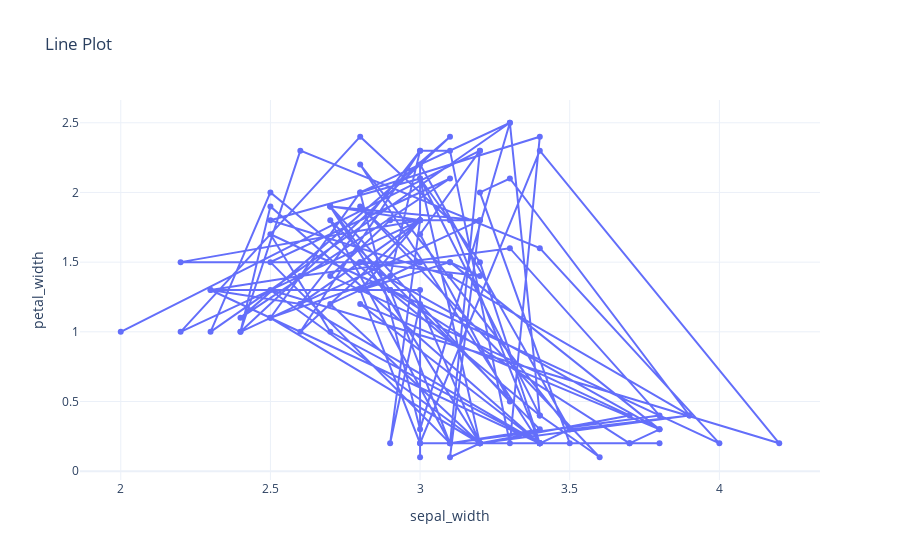

Notebook code for this chart:
### Code cell
df.lineplot(x='sepal_width', y='petal_width')

### Figure 1 — Plotly figure (JSON) as saved in the notebook; plotly's stock layout.template omitted (floating-point values rounded to 4 significant figures)
{"data": [{"hoverlabel": {"namelength": 0}, "hovertemplate": "sepal_width=%{x}<br>petal_width=%{y}", "legendgroup": "", "line": {"color": "#636efa", "dash": "solid"}, "mode": "markers+lines", "name": "", "showlegend": false, "type": "scatter", "x": [2.5, 2.9, 3, 3.1, 3.3, 3.4, 2.8, 3.3, 3.4, 2.5, 2.3, 3.3, 3, 2.8, 2.5, 3.2, 3.1, 3.2, 2.4, 3.1, 2.4, 3.1, 2.5, 3.1, 3.8, 3.3, 2.6, 2.3, 2.6, 3, 2.2, 3.1, 2.8, 3, 3, 3, 2.9, 3.1, 2.7, 3.4, 3.1, 3.2, 2, 3.2, 3, 3.3, 2.7, 3.2, 2.9, 2.7, 3.7, 3.2, 2.7, 2.9, 4, 3.4, 2.6, 2.4, 2.5, 3.4, 2.7, 2.5, 2.9, 2.7, 3, 3, 3.5, 3.4, 2.3, 2.9, 3.7, 3, 3.4, 4.2, 2.5, 3.2, 3.9, 3.3, 3.2, 3.5, 3.7, 3.8, 2.8, 3.4, 3.2, 3, 3.4, 3.6, 2.8, 3, 2.8, 3, 2.2, 2.8, 3.1, 3.4, 3.8, 3.4, 3.2, 3, 2.5, 3.1, 3.9, 3.5, 2.8, 3.4, 2.6, 3, 2.6, 3, 2.9, 3, 3.2, 2.7, 3, 2.8, 3.2, 3.1, 3.8, 2.8], "xaxis": "x", "y": [1.1, 1.4, 2.3, 2.3, 0.2, 2.4, 2, 2.5, 0.4, 2, 1, 2.5, 0.3, 2, 1.1, 0.2, 0.1, 1.8, 1, 2.4, 1.1, 2.1, 1.5, 0.2, 0.4, 1.6, 1.4, 1.3, 1.2, 1.8, 1.5, 1.5, 1.3, 0.2, 0.1, 1.3, 1.3, 0.2, 1.8, 0.3, 0.2, 2.3, 1, 2.3, 1.7, 0.5, 1.9, 1.8, 1.8, 1.4, 0.4, 0.2, 1.9, 1.3, 0.2, 1.6, 2.3, 1, 1.9, 0.2, 1, 1.7, 1.3, 1.9, 1.8, 2.2, 0.3, 0.2, 1.3, 1.3, 0.2, 0.2, 2.3, 0.2, 1.3, 0.2, 0.4, 2.1, 2, 0.2, 0.2, 0.3, 1.2, 0.2, 1.5, 2.1, 0.4, 0.1, 1.9, 1.5, 1.3, 1.8, 1, 2.4, 1.8, 0.2, 0.2, 0.2, 0.2, 2.1, 1.8, 1.4, 0.4, 0.3, 2.2, 0.2, 1.2, 2.3, 1, 1.8, 0.2, 1.2, 0.2, 1.2, 1.5, 1.5, 1.4, 1.5, 0.3, 1.5], "yaxis": "y"}], "layout": {"autosize": true, "legend": {"tracegroupgap": 0}, "title": {"text": "Line Plot"}, "xaxis": {"anchor": "y", "autorange": true, "domain": [0, 1], "range": [1.869, 4.331], "title": {"text": "sepal_width"}, "type": "linear"}, "yaxis": {"anchor": "x", "autorange": true, "domain": [0, 1], "range": [-0.0758, 2.676], "title": {"text": "petal_width"}, "type": "linear"}}}
